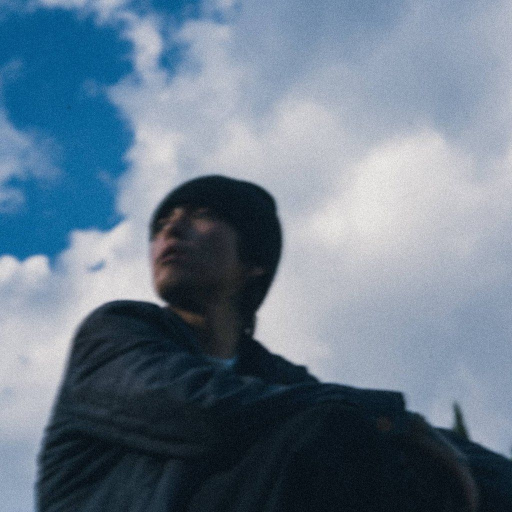
#> input picture vinyl/src/cover.jpg, 1024 x 1024 px, given in place of record.png, which was not available (shown at 1/2 size)
$ python compose.py out.png
#> lines starting #> are read from the running program, lines starting #| are printed output that depends on the picture; pictures that were not available may be replaced by others from this repository, and a replacement may not be noted
"""Compose flat-lay product images from renders of the 3D scene (record.png, cover.png, spread.png)."""
from PIL import Image, ImageFilter
import sys
out = sys.argv[1]

def crop(n):
#> called with n = 'record'
    im = Image.open(n + '.png').convert('RGBA')
    return im.crop(im.getbbox())

rec, cov, spr = crop('record'), crop('cover'), crop('spread')
#> call 3 of crop, with n = 'spread'
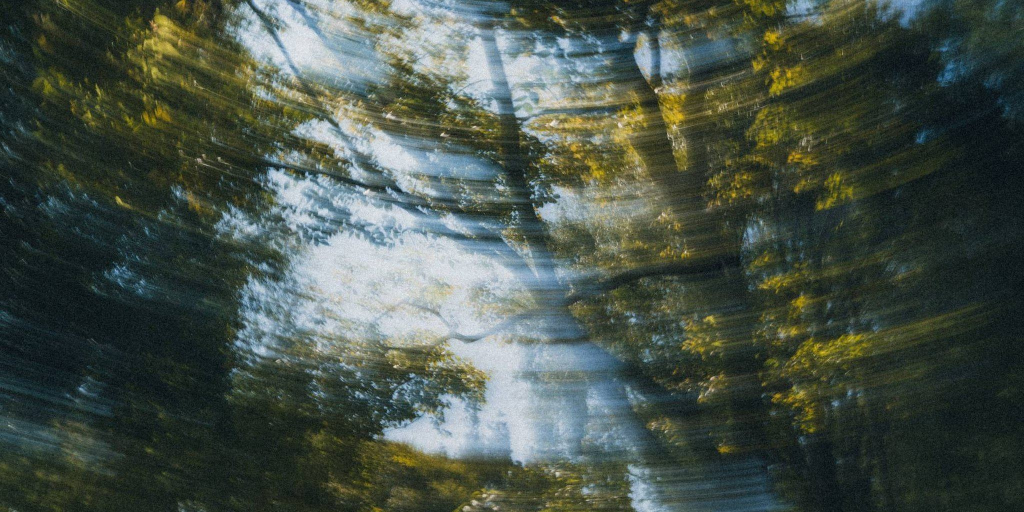
#> input picture vinyl/src/spread.jpg, 2048 x 1024 px, given in place of spread.png, which was not available (shown at 1/2 size)
#> `c1 = Image.new('RGBA', (2400, 2400), (255, 255, 255, 255))`: c1: PIL image 2400x2400 RGBA; every value is 255

def shadow(canvas, im, xy, dx, dy, blur, alpha):
#> called with xy = (140, 150), dx = 14, dy = 34, blur = 46, alpha = 70
    a = im.getchannel('A').point(lambda v: v * alpha // 255)
#> a: PIL image 1040x1040 L; every value is 70
    sh = Image.new('RGBA', im.size, (18, 22, 28, 0)); sh.putalpha(a)
    pad = blur * 3
    big = Image.new('RGBA', (im.size[0] + 2 * pad, im.size[1] + 2 * pad), (0, 0, 0, 0))
#> big: PIL image 1316x1316 RGBA; every value is 0
    big.alpha_composite(sh, (pad, pad))
    big = big.filter(ImageFilter.GaussianBlur(blur))
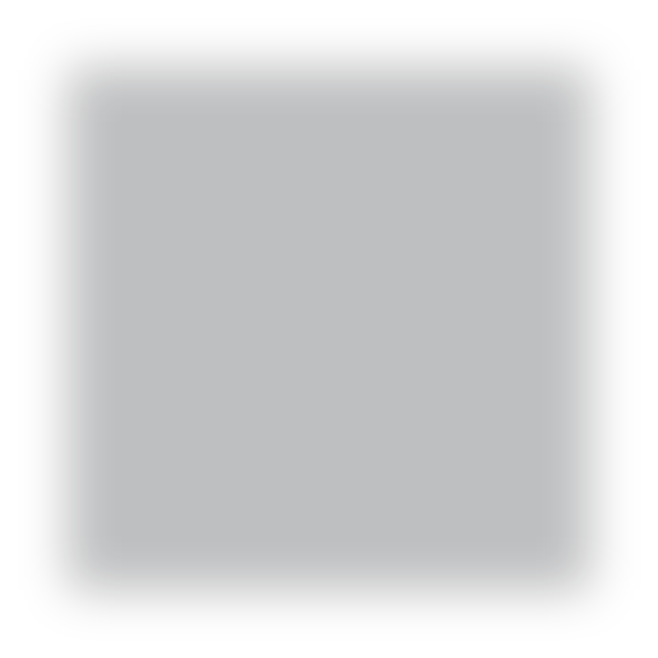
#> big: PIL image 1316x1316 RGBA (shown at 1/2 size); mean R, G, B, A 11.2, 13.7, 17.5, 43.7; transparent parts drawn white
    canvas.alpha_composite(big, (xy[0] - pad + dx, xy[1] - pad + dy))

def place(canvas, im, xy, width):
    im = im.resize((width, round(width * im.size[1] / im.size[0])), Image.LANCZOS)
    # weight: a wide soft shadow plus a tight contact shadow
    shadow(canvas, im, xy, 14, 34, 46, 70)
    shadow(canvas, im, xy, 4, 8, 7, 95)
#> call 2 of shadow, with xy = (140, 150), dx = 4, dy = 8, blur = 7, alpha = 95
#> in shadow (call 2), `a = im.getchannel('A').point(lambda v: v * alpha // 255)`: a: PIL image 1040x1040 L; every value is 95
#> in shadow (call 2), `big = Image.new('RGBA', (im.size[0] + 2 * pad, im.size[1] + 2 * pad), ..`: big: PIL image 1082x1082 RGBA; every value is 0
#> in shadow (call 2), `big = big.filter(ImageFilter.GaussianBlur(blur))`:
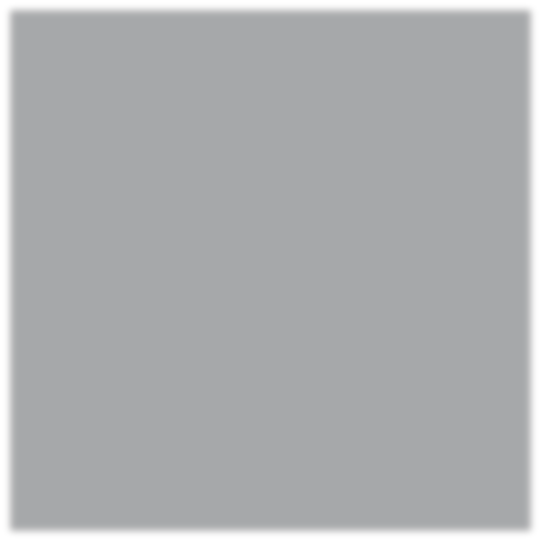
#> big: PIL image 1082x1082 RGBA (shown at 1/2 size); mean R, G, B, A 16.6, 20.3, 25.9, 87.8; transparent parts drawn white
    canvas.alpha_composite(im, xy)
    return im.size

# Layout 1: cover top-left, record top-right, open gatefold below
c1 = Image.new('RGBA', (2400, 2400), (255, 255, 255, 255))
place(c1, cov, (140, 150), 1040)
place(c1, rec, (1250, 190), 1010)
#> call 2 of place, with xy = (1250, 190), width = 1010
#> in shadow (call 3), `a = im.getchannel('A').point(lambda v: v * alpha // 255)`: a: PIL image 1010x1010 L; every value is 70
#> in shadow (call 3), `big = Image.new('RGBA', (im.size[0] + 2 * pad, im.size[1] + 2 * pad), ..`: big: PIL image 1286x1286 RGBA; every value is 0
#> in shadow (call 4), `a = im.getchannel('A').point(lambda v: v * alpha // 255)`: a: PIL image 1010x1010 L; every value is 95
#> in shadow (call 4), `big = Image.new('RGBA', (im.size[0] + 2 * pad, im.size[1] + 2 * pad), ..`: big: PIL image 1052x1052 RGBA; every value is 0
#> in place (call 2), `canvas.alpha_composite(im, xy)`:
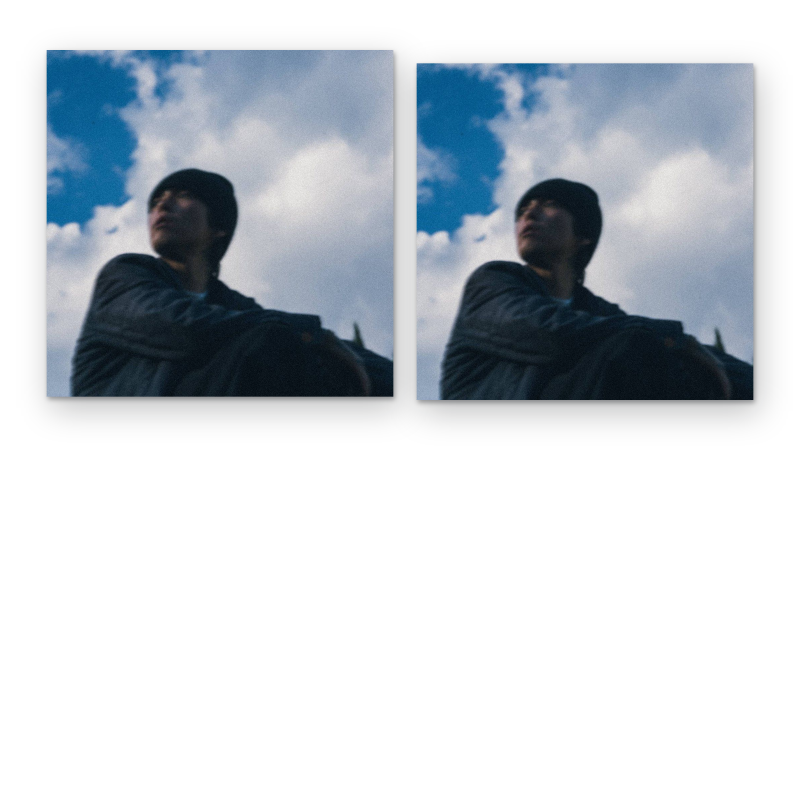
#> canvas: PIL image 2400x2400 RGBA (shown at 1/3 size); mean R, G, B, A 197.7, 204.2, 210.4, 255
place(c1, spr, (230, 1290), 1940)
#> in shadow (call 5), `a = im.getchannel('A').point(lambda v: v * alpha // 255)`: a: PIL image 1940x970 L; every value is 70
#> in shadow (call 5), `big = Image.new('RGBA', (im.size[0] + 2 * pad, im.size[1] + 2 * pad), ..`: big: PIL image 2216x1246 RGBA; every value is 0
#> in shadow (call 5), `big = big.filter(ImageFilter.GaussianBlur(blur))`:
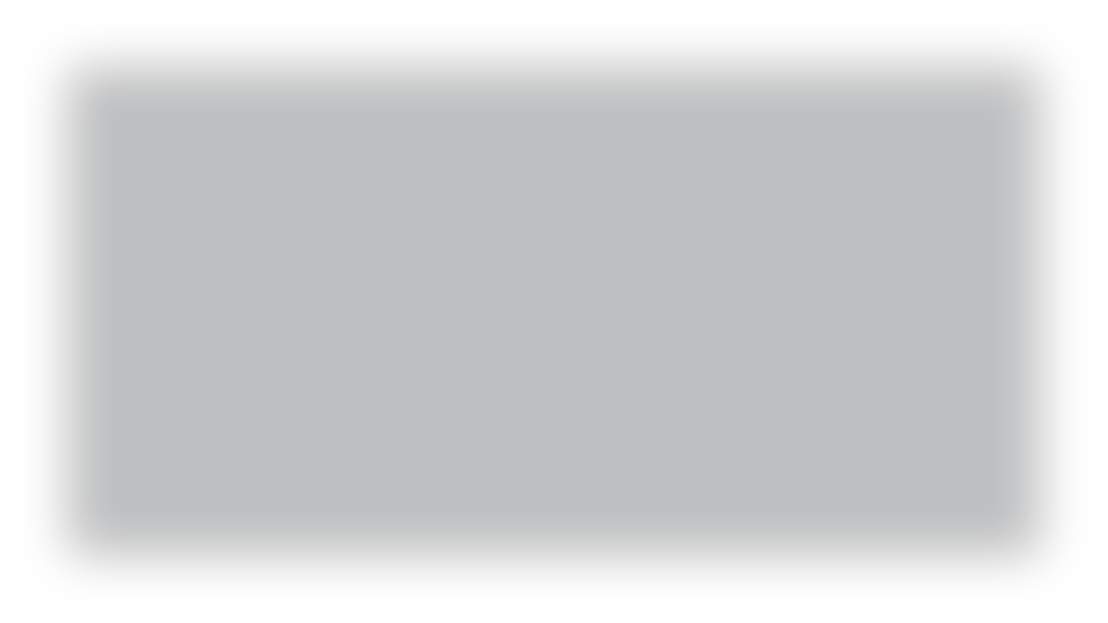
#> big: PIL image 2216x1246 RGBA (shown at 1/2 size); mean R, G, B, A 12.3, 15, 19.1, 47.7; transparent parts drawn white
#> in shadow (call 5), `canvas.alpha_composite(big, (xy[0] - pad + dx, xy[1] - pad + dy))`:
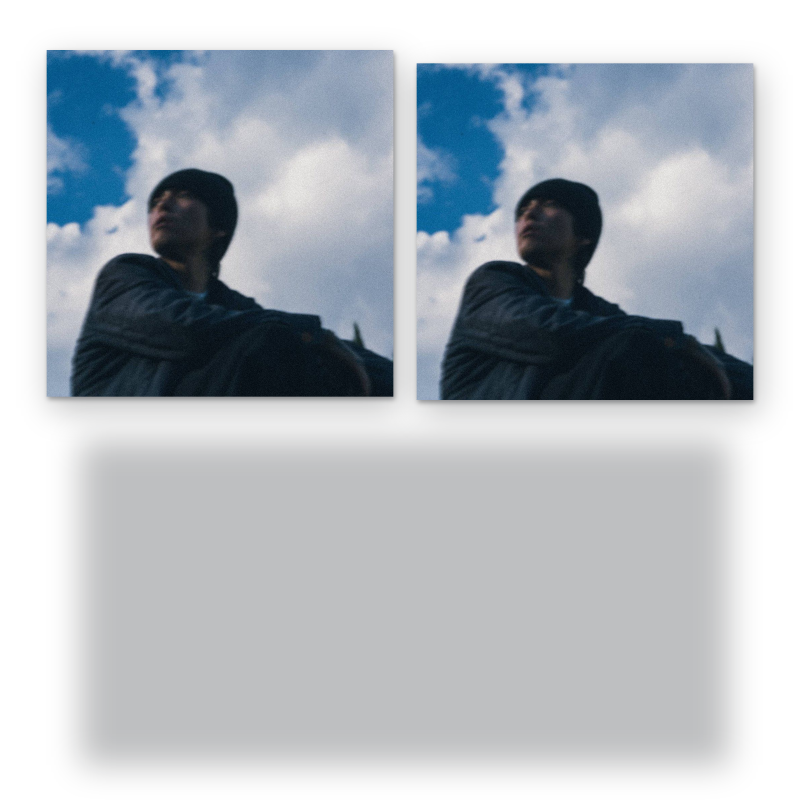
#> canvas: PIL image 2400x2400 RGBA (shown at 1/3 size); mean R, G, B, A 176.4, 183.2, 189.9, 255
#> in shadow (call 6), `a = im.getchannel('A').point(lambda v: v * alpha // 255)`: a: PIL image 1940x970 L; every value is 95
#> in shadow (call 6), `big = Image.new('RGBA', (im.size[0] + 2 * pad, im.size[1] + 2 * pad), ..`: big: PIL image 1982x1012 RGBA; every value is 0
#> in shadow (call 6), `big.alpha_composite(sh, (pad, pad))`:
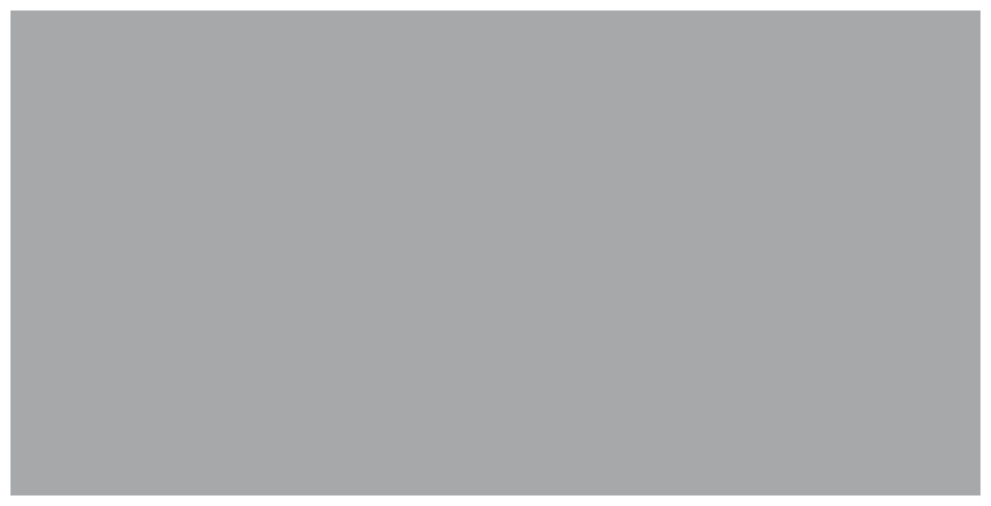
#> big: PIL image 1982x1012 RGBA (shown at 1/2 size); mean R, G, B, A 16.9, 20.6, 26.3, 89.1; transparent parts drawn white
c1.convert('RGB').save(f'{out}/flat-lay-grid.jpg', quality=92)

# Layout 2: record sliding out of the right side of the cover
cw = 1450
ch = round(cw * cov.size[1] / cov.size[0])
#> ch = 1450
rw = round(cw * .9)
rx = 230 + cw - round(rw * .46)
c2 = Image.new('RGBA', (rx + rw + 230, ch + 460), (255, 255, 255, 255))
place(c2, rec, (rx, 230 + (ch - rw) // 2), rw)
place(c2, cov, (230, 230), cw)
c2.convert('RGB').save(f'{out}/flat-lay-sleeve-out.jpg', quality=92)
print(c1.size, c2.size)
#| (2400, 2400) (2615, 1910)
